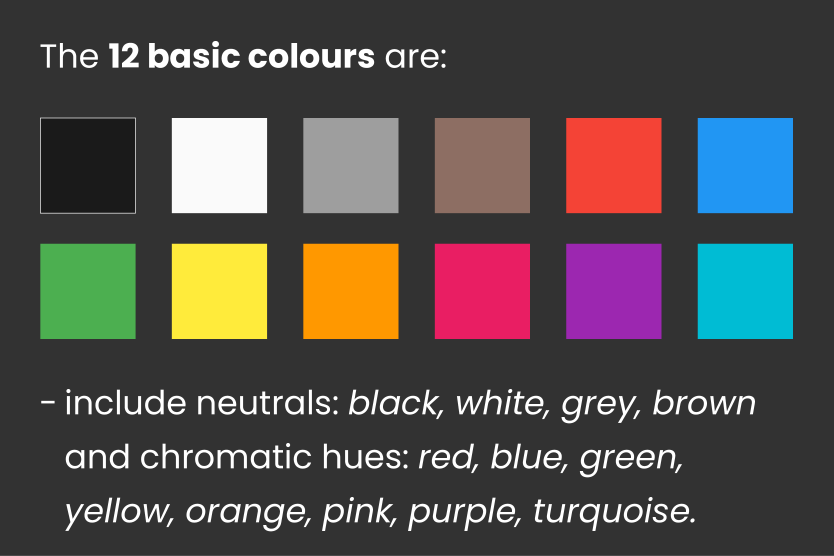
#> input picture image/basiccolours.png, 2500 x 1667 px (shown at 1/3 size)
$ python emotion_prediction.py ../image/basiccolours.png
#> lines starting #> are read from the running program, lines starting #| are printed output that depends on the picture
#!/usr/bin/env python3
"""
Emotion Prediction Service
Handles color extraction, k-means clustering, and emotion prediction from uploaded images.
"""
import pandas as pd
import numpy as np
from sklearn.cluster import KMeans
from PIL import Image
import colorsys
import math
import os
import warnings
import joblib
import json
import sys

# Suppress pandas warnings for cleaner output
warnings.filterwarnings('ignore', category=pd.errors.DtypeWarning)

# Emotion model paths
MODEL_PATH = os.path.join(os.path.dirname(__file__), "final_emotion_model.pkl")
SCALER_PATH = os.path.join(os.path.dirname(__file__), "final_scaler.pkl")
FEATURE_INFO_PATH = os.path.join(os.path.dirname(__file__), "final_feature_info.pkl")

# Predefined basic colours with their RGB values
BASIC_COLOURS = {
    'black': (0, 0, 0),
    'blue': (0, 0, 255),
    'brown': (139, 69, 19),
    'green': (0, 128, 0),
    'grey': (128, 128, 128),
    'orange': (255, 165, 0),
    'pink': (255, 192, 203),
    'purple': (128, 0, 128),
    'red': (255, 0, 0),
    'turquoise': (64, 224, 208),
    'white': (255, 255, 255),
    'yellow': (255, 255, 0)
}

# Color feature names (85 features)
COLOR_FEATURES = [
    'black', 'blue', 'brown', 'green', 'grey', 'orange', 'pink', 'purple', 'red', 'turquoise', 'white', 'yellow',
    'red_blue_ratio', 'red_blue_dominance', 'red_green_ratio', 'red_green_dominance', 'red_yellow_ratio', 'red_yellow_dominance',
    'red_purple_ratio', 'red_purple_dominance', 'blue_yellow_ratio', 'blue_yellow_dominance', 'blue_orange_ratio', 'blue_orange_dominance',
    'blue_green_ratio', 'blue_green_dominance', 'blue_purple_ratio', 'blue_purple_dominance', 'yellow_purple_ratio', 'yellow_purple_dominance',
    'yellow_green_ratio', 'yellow_green_dominance', 'yellow_orange_ratio', 'yellow_orange_dominance', 'green_purple_ratio', 'green_purple_dominance',
    'green_orange_ratio', 'green_orange_dominance', 'purple_orange_ratio', 'purple_orange_dominance', 'black_white_ratio', 'black_white_dominance',
    'black_grey_ratio', 'black_grey_dominance', 'black_brown_ratio', 'black_brown_dominance', 'white_grey_ratio', 'white_grey_dominance',
    'white_brown_ratio', 'white_brown_dominance', 'grey_brown_ratio', 'grey_brown_dominance', 'red_orange_ratio', 'red_orange_dominance',
    'orange_yellow_ratio', 'orange_yellow_dominance', 'blue_turquoise_ratio', 'blue_turquoise_dominance', 'green_turquoise_ratio', 'green_turquoise_dominance',
    'purple_pink_ratio', 'purple_pink_dominance', 'red_pink_ratio', 'red_pink_dominance', 'red_green_complementary', 'blue_orange_complementary',
    'yellow_purple_complementary', 'analogous_group_1', 'analogous_group_2', 'analogous_group_3', 'analogous_group_4', 'analogous_group_5',
    'warm_colors_total', 'cool_colors_total', 'neutral_colors_total', 'warm_cool_balance', 'warm_cool_ratio', 'num_dominant_colors',
    'palette_variance', 'primary_dominance', 'color_diversity', 'dominant_is_warm', 'dominant_is_cool', 'dominant_is_neutral', 'color_balance'
]

# --- Color Space Conversion Functions ---

def rgb_to_hsv(rgb):
    """Convert RGB to HSV color space"""
    r, g, b = [x/255.0 for x in rgb]
    h, s, v = colorsys.rgb_to_hsv(r, g, b)
    return (h * 360, s * 255, v * 255)

def rgb_to_xyz(rgb):
    """Convert RGB to XYZ color space"""
    r, g, b = [x/255.0 for x in rgb]

    # Gamma correction
    def gamma_correction(c):
        if c > 0.04045:
            return pow((c + 0.055) / 1.055, 2.4)
        else:
            return c / 12.92

    r = gamma_correction(r)
    g = gamma_correction(g)
    b = gamma_correction(b)

    # Convert to XYZ (Observer = 2°, Illuminant = D65)
    x = r * 0.4124564 + g * 0.3575761 + b * 0.1804375
    y = r * 0.2126729 + g * 0.7151522 + b * 0.0721750
    z = r * 0.0193339 + g * 0.1191920 + b * 0.9503041

    return (x, y, z)

def xyz_to_lab(xyz):
    """Convert XYZ to LAB color space"""
    x, y, z = xyz

    # Normalize for D65 illuminant
    x = x / 0.95047
    y = y / 1.00000
    z = z / 1.08883

    def f(t):
        if t > 0.008856:
            return pow(t, 1/3)
        else:
            return (7.787 * t) + (16/116)

    fx = f(x)
    fy = f(y)
    fz = f(z)

    l = (116 * fy) - 16
    a = 500 * (fx - fy)
    b = 200 * (fy - fz)

    return (l, a, b)

def rgb_to_lab(rgb):
    """Convert RGB directly to LAB"""
    xyz = rgb_to_xyz(rgb)
    return xyz_to_lab(xyz)

def ciede2000_distance(rgb1, rgb2):
    """Calculate CIEDE2000 color difference between two RGB colors"""
    # Convert to LAB
    lab1 = rgb_to_lab(rgb1)
    lab2 = rgb_to_lab(rgb2)

    L1, a1, b1 = lab1
    L2, a2, b2 = lab2

    # Calculate C and h
    C1 = math.sqrt(a1*a1 + b1*b1)
    C2 = math.sqrt(a2*a2 + b2*b2)

    # Calculate mean C
    C_mean = (C1 + C2) / 2

    # Calculate G
    G = 0.5 * (1 - math.sqrt(pow(C_mean, 7) / (pow(C_mean, 7) + pow(25, 7))))

    # Calculate a'
    a1_prime = a1 * (1 + G)
    a2_prime = a2 * (1 + G)

    # Calculate C'
    C1_prime = math.sqrt(a1_prime*a1_prime + b1*b1)
    C2_prime = math.sqrt(a2_prime*a2_prime + b2*b2)

    # Calculate h'
    def calc_h_prime(a_prime, b):
        if a_prime == 0 and b == 0:
            return 0
        h = math.atan2(b, a_prime) * 180 / math.pi
        return h if h >= 0 else h + 360

    h1_prime = calc_h_prime(a1_prime, b1)
    h2_prime = calc_h_prime(a2_prime, b2)

    # Calculate delta values
    delta_L = L2 - L1
    delta_C = C2_prime - C1_prime

    # Calculate delta_h
    if C1_prime * C2_prime == 0:
        delta_h_prime = 0
    elif abs(h2_prime - h1_prime) <= 180:
        delta_h_prime = h2_prime - h1_prime
    elif h2_prime - h1_prime > 180:
        delta_h_prime = h2_prime - h1_prime - 360
    else:
        delta_h_prime = h2_prime - h1_prime + 360

    delta_H = 2 * math.sqrt(C1_prime * C2_prime) * math.sin(math.radians(delta_h_prime / 2))

    # Calculate mean values
    L_mean = (L1 + L2) / 2
    C_mean_prime = (C1_prime + C2_prime) / 2

    if C1_prime * C2_prime == 0:
        h_mean_prime = h1_prime + h2_prime
    elif abs(h1_prime - h2_prime) <= 180:
        h_mean_prime = (h1_prime + h2_prime) / 2
    elif abs(h1_prime - h2_prime) > 180 and (h1_prime + h2_prime) < 360:
        h_mean_prime = (h1_prime + h2_prime + 360) / 2
    else:
        h_mean_prime = (h1_prime + h2_prime - 360) / 2

    # Calculate T
    T = (1 - 0.17 * math.cos(math.radians(h_mean_prime - 30)) +
         0.24 * math.cos(math.radians(2 * h_mean_prime)) +
         0.32 * math.cos(math.radians(3 * h_mean_prime + 6)) -
         0.20 * math.cos(math.radians(4 * h_mean_prime - 63)))

    # Calculate weighting functions
    SL = 1 + ((0.015 * pow(L_mean - 50, 2)) / math.sqrt(20 + pow(L_mean - 50, 2)))
    SC = 1 + 0.045 * C_mean_prime
    SH = 1 + 0.015 * C_mean_prime * T

    # Calculate rotation term
    delta_theta = 30 * math.exp(-pow((h_mean_prime - 275) / 25, 2))
    RC = 2 * math.sqrt(pow(C_mean_prime, 7) / (pow(C_mean_prime, 7) + pow(25, 7)))
    RT = -RC * math.sin(2 * math.radians(delta_theta))

    # Calculate final CIEDE2000 difference
    kL = kC = kH = 1  # Reference conditions

    delta_E = math.sqrt(
        pow(delta_L / (kL * SL), 2) +
        pow(delta_C / (kC * SC), 2) +
        pow(delta_H / (kH * SH), 2) +
        RT * (delta_C / (kC * SC)) * (delta_H / (kH * SH))
    )

    return delta_E

# --- Color Extraction Functions ---

def extract_colours_from_image(image_path, n_colours=5):
    """Extract dominant colours from an image using k-means clustering"""
#> called with image_path = '../image/basiccolours.png', n_colours = 5
    print(f"Loading image from '{image_path}'...")

    try:
        # Load image
        image = Image.open(image_path)
#> image is the input picture: PIL image 2500x1667 RGBA; mean R, G, B, A 45.2, 40.4, 37.9, 217.8
        image = image.convert('RGB')
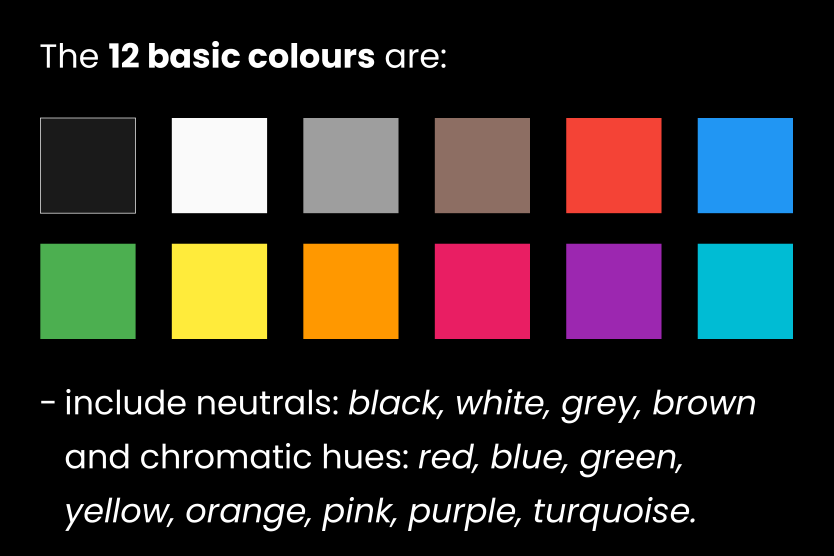
#> image: PIL image 2500x1667 RGB (shown at 1/3 size); mean R, G, B 45.2, 40.4, 37.9
    except (FileNotFoundError, IOError) as e:
        print(f"Error loading image: {e}")
        return None, None

    # Convert image to numpy array
    image_array = np.array(image)

    # Reshape to get all pixels
    pixels = image_array.reshape(-1, 3)

    # Remove duplicate pixels to speed up clustering
    unique_pixels = np.unique(pixels, axis=0)
#> unique_pixels = 68 rows, first 8: [0, 0, 0], [0, 116, 131], [0, 149, 168], [0, 188, 212], [14, 65, 105], [18, 84, 135], [21, 21, 21], [26, 26, 26]

    print(f"Image loaded with {len(pixels)} total pixels, {len(unique_pixels)} unique colours")
#| Image loaded with 4167500 total pixels, 68 unique colours
#> (the rest of the program and of its run is left out)
